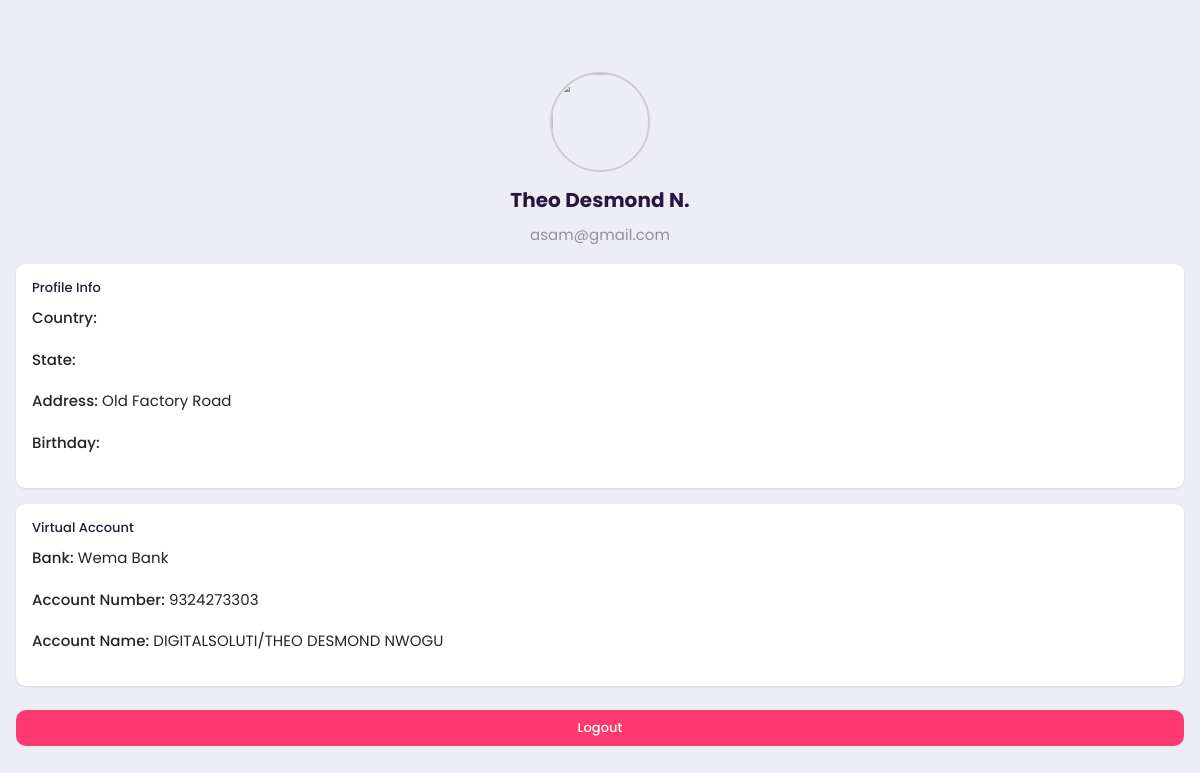
The page /dash.php (signed in) on the database its author committed.
### tables this page shows
CREATE TABLE `users` (
  `id` int(10) UNSIGNED NOT NULL,
  `phone_number` varchar(15) NOT NULL,
  `password` varchar(255) NOT NULL,
  `pin` varchar(255) NOT NULL,
  `full_name` varchar(255) NOT NULL,
  `address` varchar(500) NOT NULL,
  `email` varchar(255) NOT NULL,
  `balance` decimal(10,2) DEFAULT 0.00,
  `withdraw_bank_name` varchar(100) DEFAULT NULL,
  `withdraw_bank_code` varchar(50) DEFAULT NULL,
  `withdraw_account_number` varchar(20) DEFAULT NULL,
  `earnings` decimal(10,2) DEFAULT 0.00,
  `bonus` decimal(10,2) DEFAULT 0.00,
  `expenses` decimal(10,2) DEFAULT 0.00,
  `deposit` decimal(10,2) DEFAULT 0.00,
  `withdrawal` decimal(10,2) DEFAULT 0.00,
  `investment` decimal(10,2) DEFAULT 0.00,
  `created_at` timestamp NULL DEFAULT current_timestamp(),
  `avatar_url` varchar(255) DEFAULT 'default-avatar.png',
  `otp_code` varchar(10) DEFAULT NULL,
  `otp_verified` tinyint(1) DEFAULT 0,
  `points` int(11) DEFAULT 0,
  `nick_name` varchar(50) DEFAULT 'User',
  `gender` enum('Male','Female','Other') DEFAULT NULL,
  `dob` date DEFAULT NULL,
  `points_used` int(11) DEFAULT 0,
  `last_profile_update` timestamp NULL DEFAULT current_timestamp(),
  `spin_count` int(11) DEFAULT 0,
  `last_spin_date` date DEFAULT NULL,
  `current_progress` decimal(10,2) DEFAULT 0.00,
  `referred_by` int(11) DEFAULT NULL,
  `referral_code` varchar(100) NOT NULL,
  `status` enum('verified','pending') DEFAULT 'pending',
  `fcm_token` text DEFAULT NULL,
  `quiz_fail_count` int(11) DEFAULT 0,
  `quiz_lockout_until` datetime DEFAULT NULL,
  `country` varchar(100) DEFAULT NULL,
  `state` varchar(100) DEFAULT NULL,
  `birthday` date DEFAULT NULL,
  `avatar` varchar(255) DEFAULT NULL,
  `paystack_customer_code` varchar(100) DEFAULT NULL,
  `virtual_account_number` varchar(20) DEFAULT NULL,
  `bank_name` varchar(100) DEFAULT NULL,
  `account_name` varchar(255) DEFAULT NULL,
  `google_2fa_secret` varchar(255) DEFAULT NULL,
  `kyc_attempts` int(11) DEFAULT 0,
  `kyc_last_attempt` datetime DEFAULT NULL,
  `failed_pin_attempts` int(11) DEFAULT 0,
  `last_pin_attempt` datetime DEFAULT NULL,
  `failed_face_attempts` int(11) DEFAULT 0,
  `withdrawal_locked` tinyint(1) DEFAULT 0,
  `requires_face_verification` tinyint(1) DEFAULT 0
);

### dash.php (the view, shortened to what this page needs)
<?php
$pdo = new PDO("mysql:host=localhost;dbname=u822915062_dthehub_utilit", "u822915062_dthehub_utilit", "Lotanna@2024");
$stmt = $pdo->prepare("SELECT * FROM users WHERE id = ?");
$stmt->execute([$_SESSION['user_id']]);
$user = $stmt->fetch();
?>
<!DOCTYPE html>
<html>
<head>
  <link rel="stylesheet" href="assets/css/style.css">
</head>
<body>
<div id="appCapsule">
  <div class="section mt-2 text-center">
    <img src="<?= $user['avatar'] ? $user['avatar'] : 'assets/img/default-avatar.png' ?>" class="avatar rounded-circle mb-2" width="100" height="100" style="object-fit:cover;border:2px solid #ccc;">
    <h2><?= htmlspecialchars($user['full_name']) ?></h2>
    <p><?= htmlspecialchars($user['email']) ?></p>
  </div>
  <div class="section mb-2">
    <div class="card">
      <div class="card-body">
        <h5>Profile Info</h5>
        <p><strong>Country:</strong> <?= $user['country'] ?></p>
        <p><strong>State:</strong> <?= $user['state'] ?></p>
        <p><strong>Address:</strong> <?= $user['address'] ?></p>
        <p><strong>Birthday:</strong> <?= $user['birthday'] ?></p>
      </div>
    </div>
    <div class="card mt-2">
      <div class="card-body">
        <h5>Virtual Account</h5>
        <p><strong>Bank:</strong> <?= $user['bank_name'] ?></p>
        <p><strong>Account Number:</strong> <?= $user['virtual_account_number'] ?></p>
        <p><strong>Account Name:</strong> <?= $user['account_name'] ?></p>
      </div>
    </div>
    <div class="text-center mt-3">
      <a href="logout.php" class="btn btn-danger btn-block">Logout</a>
    </div>
  </div>
</div>
</body>
</html>

### rows shown on the page
users: full_name "Theo Desmond N.", email "asam@gmail.com", address "Old Factory Road", bank_name "Wema Bank", virtual_account_number "9324273303", account_name "DIGITALSOLUTI/THEO DESMOND NWOGU"
